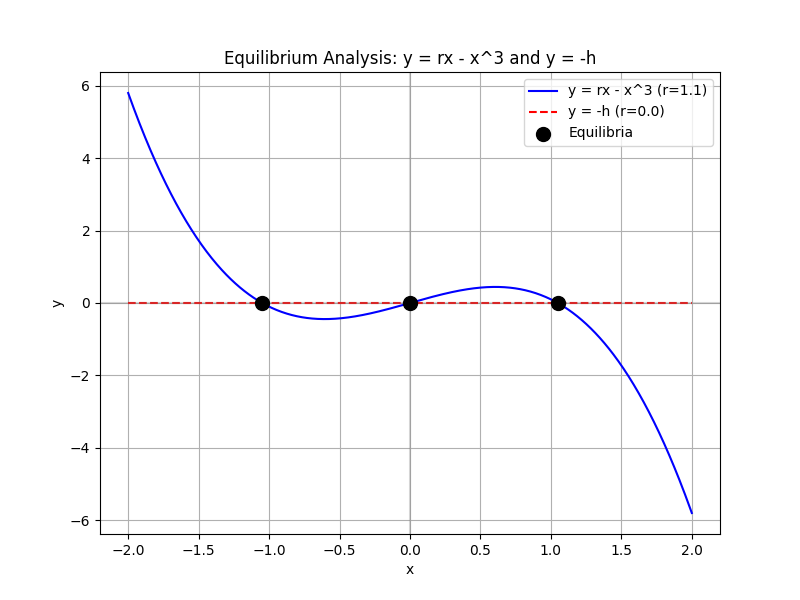

The script that saved this image:
import numpy as np
import matplotlib.pyplot as plt


def f(x, r):
    """Returns y = r*x - x^3"""
    return r * x - x**3


def g(h):
    """Returns y = -h (constant line)"""
    return -h


r = 1.1
h = 0.0
# dense points for a smooth curve
x = np.linspace(-2, 2, 1000)

y1 = f(x, r)
y2 = np.full_like(x, g(h))


def find_equilibria(r, h):
    coeffs = [1, 0, -r, -h]
    roots = np.roots(coeffs)
    real_roots = roots[np.isreal(roots)].real
    return real_roots


equalibria = find_equilibria(r, h)
equalibria_y = f(equalibria, r)

# plot
plt.figure(figsize=(8, 6))
plt.plot(x, y1, "b-", label=f"y = rx - x^3 (r={r})")
plt.plot(x, y2, "r--", label=f"y = -h (r={h})")
plt.scatter(
    equalibria, equalibria_y, color="black", s=100, zorder=5, label="Equilibria"
)
plt.axhline(0, color="gray", linestyle="-", alpha=0.3)
plt.axvline(0, color="gray", linestyle="-", alpha=0.3)
plt.xlabel("x")
plt.ylabel("y")
plt.title("Equilibrium Analysis: y = rx - x^3 and y = -h")
plt.grid(True)
plt.legend()

plt.savefig("book_example.png")
plt.close()

print(f"Parameters: r={r}, h={h}")
print(f"Equilibrium points: {equalibria}")
